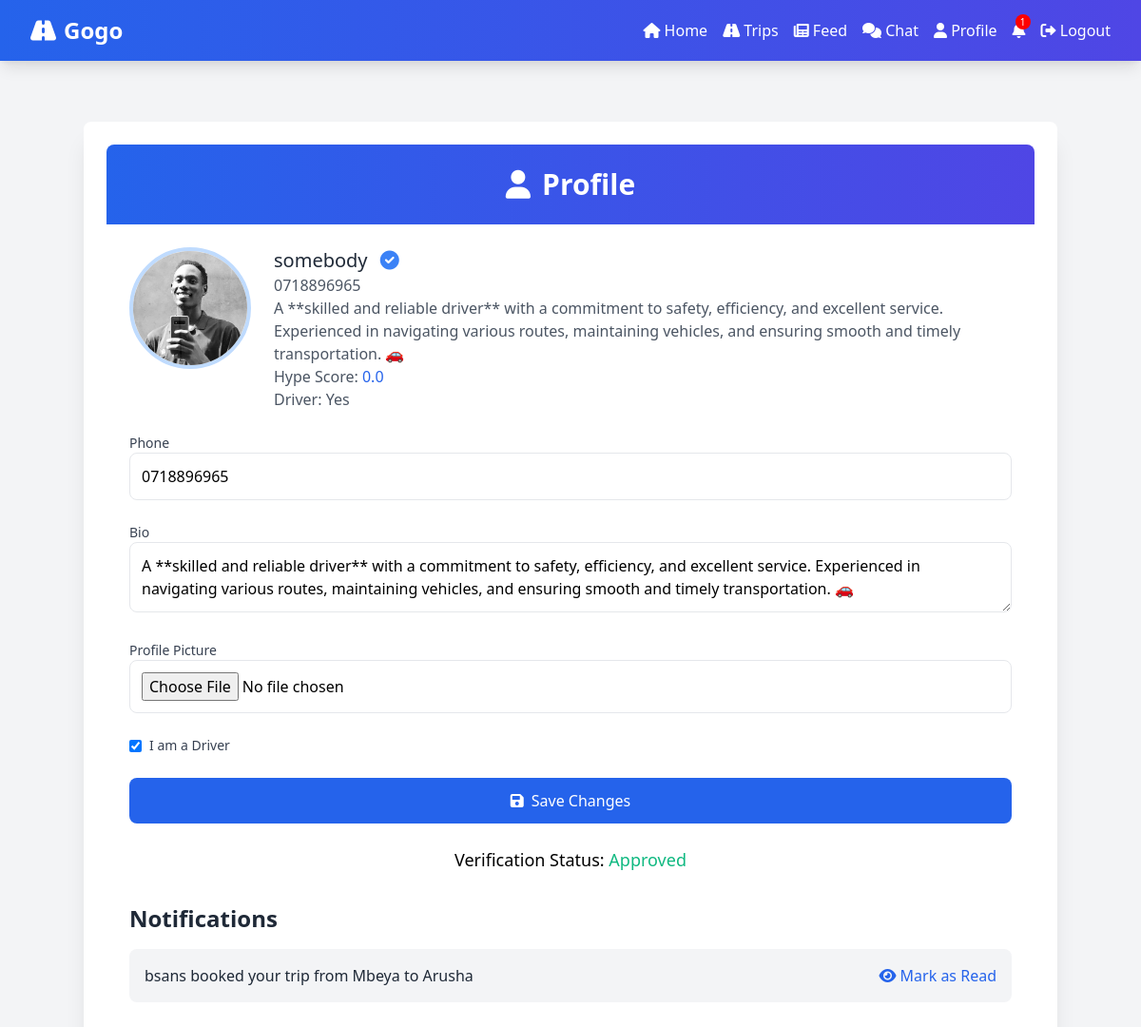
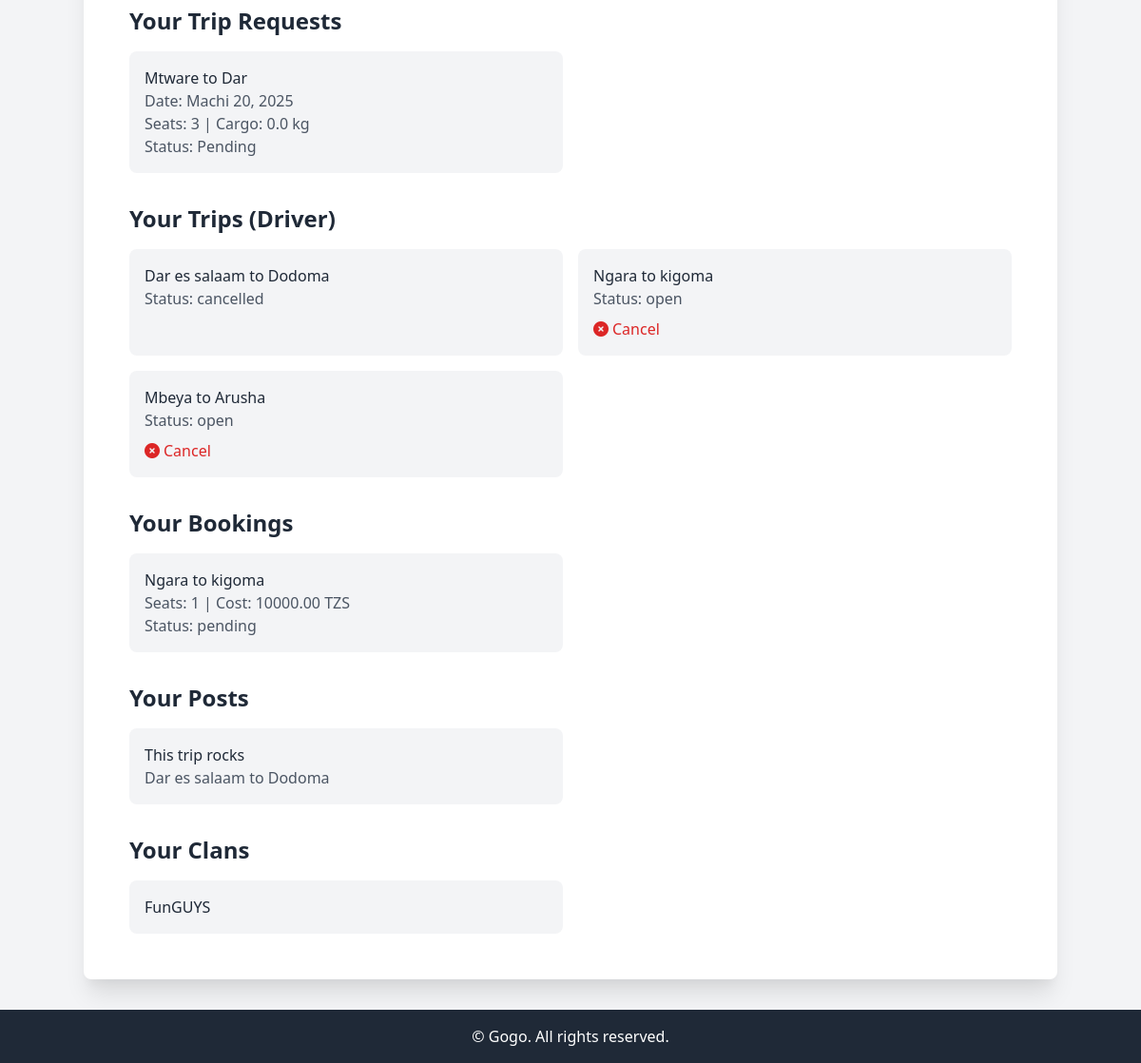
/profile/ (signed in), run on the app's committed database (2 pictures, top to bottom).
### core/models.py (models this page shows, shortened)
class Profile(models.Model):
    user = models.OneToOneField(User, on_delete=models.CASCADE)
    phone = models.CharField(max_length=15, blank=True)
    bio = models.TextField(blank=True)
    profile_pic = models.ImageField(upload_to='profile_pics/', default='default.jpg')
    is_driver = models.BooleanField(default=False)
    verified = models.BooleanField(default=False)
    hype_score = models.FloatField(default=0.0)

class VerificationRequest(models.Model):
    USER_TYPES = [('passenger', 'Passenger'), ('driver', 'Driver')]
    user = models.ForeignKey(User, on_delete=models.CASCADE)
    user_type = models.CharField(max_length=20, choices=USER_TYPES, default='passenger')
    nida_doc = models.FileField(upload_to='verification_docs/', validators=[FileExtensionValidator(['pdf', 'jpg', 'jpeg', 'png'])])
    license_doc = models.FileField(upload_to='verification_docs/', null=True, blank=True, validators=[FileExtensionValidator(['pdf', 'jpg', 'jpeg', 'png'])])
    status = models.CharField(max_length=20, choices=[('pending', 'Pending'), ('approved', 'Approved'), ('rejected', 'Rejected')], default='pending')
    comments = models.TextField(blank=True)
    submitted_at = models.DateTimeField(auto_now_add=True)

class Notification(models.Model):
    user = models.ForeignKey(User, on_delete=models.CASCADE)
    message = models.TextField()
    read = models.BooleanField(default=False)
    created_at = models.DateTimeField(auto_now_add=True)

class TripRequest(models.Model):
    passenger = models.ForeignKey(User, on_delete=models.CASCADE, related_name='trip_requests')
    start = models.CharField(max_length=100)
    end = models.CharField(max_length=100)
    preferred_date = models.DateField()
    seats_needed = models.PositiveIntegerField()
    cargo_weight = models.FloatField(default=0.0)
    status = models.CharField(max_length=20, choices=[('pending', 'Pending'), ('fulfilled', 'Fulfilled'), ('cancelled', 'Cancelled')], default='pending')
    trip = models.ForeignKey(Trip, on_delete=models.SET_NULL, null=True, blank=True)

class Trip(models.Model):
    driver = models.ForeignKey(Profile, on_delete=models.CASCADE, related_name='trips')
    start = models.CharField(max_length=100)
    end = models.CharField(max_length=100)
    seats = models.PositiveIntegerField()
    cargo_capacity = models.FloatField(default=0.0)
    price_per_seat = models.DecimalField(max_digits=10, decimal_places=2)
    price_per_kg = models.DecimalField(max_digits=10, decimal_places=2)
    departure = models.DateTimeField()
    auction_mode = models.BooleanField(default=False)
    status = models.CharField(max_length=20, choices=[('open', 'Open'), ('completed', 'Completed'), ('cancelled', 'Cancelled')], default='open')

class Booking(models.Model):
    passenger = models.ForeignKey(User, on_delete=models.CASCADE, related_name='bookings')
    trip = models.ForeignKey(Trip, on_delete=models.CASCADE, related_name='bookings')
    seats = models.PositiveIntegerField()
    cargo_weight = models.FloatField(default=0.0)
    bid = models.DecimalField(max_digits=10, decimal_places=2, null=True, blank=True)
    total_cost = models.DecimalField(max_digits=10, decimal_places=2)
    status = models.CharField(max_length=20, choices=[('pending', 'Pending'), ('confirmed', 'Confirmed'), ('completed', 'Completed'), ('cancelled', 'Cancelled')], default='pending')

class Post(models.Model):
    user = models.ForeignKey(User, on_delete=models.CASCADE, related_name='posts')
    content = models.TextField()
    image = models.ImageField(upload_to='post_images/', null=True, blank=True)
    video = models.FileField(upload_to='post_videos/', null=True, blank=True)
    trip = models.ForeignKey(Trip, on_delete=models.SET_NULL, null=True, blank=True)
    created_at = models.DateTimeField(auto_now_add=True)

class Clan(models.Model):
    name = models.CharField(max_length=100, unique=True)
    members = models.ManyToManyField(User, related_name='clans')

### core/views.py (the view, shortened to what this page needs)
# urls.py: path('profile/', views.profile, name='profile'),
@login_required
def profile(request):
    profile = request.user.profile
    verification_request = VerificationRequest.objects.filter(user=request.user).first()
    trip_requests = TripRequest.objects.filter(passenger=request.user)
    trips = Trip.objects.filter(driver=profile)
    bookings = Booking.objects.filter(passenger=request.user)
    posts = Post.objects.filter(user=request.user)
    clans = Clan.objects.filter(members=request.user)
    context = {
        'profile': profile,
        'verification_request': verification_request,
        'trip_requests': trip_requests,
        'trips': trips,
        'bookings': bookings,
        'posts': posts,
        'clans': clans,
        'notifications': get_notifications(request.user),
    }
    return render(request, 'core/profile.html', context)

### core/views.py (called while the page is built)
def get_notifications(user):
    return Notification.objects.filter(user=user, read=False).order_by('-created_at')

### core/templates/core/profile.html (shortened to what this page needs)
{% extends 'core/base.html' %}
{% block content %}
<div class="max-w-3xl mx-auto mt-12 p-6 bg-white rounded-lg shadow-xl sm:max-w-4xl md:max-w-5xl">
    <header class="text-center py-6 bg-gradient-to-r from-blue-600 to-indigo-600 text-white rounded-t-lg animate-fadeIn">
        <h2 class="text-2xl sm:text-3xl font-semibold"><i class="fas fa-user mr-3"></i>Profile</h2>
    </header>
    <div class="p-6">
        <div class="flex flex-col sm:flex-row items-center sm:items-start space-y-4 sm:space-y-0 sm:space-x-6">
            <img src="{{ profile.profile_pic.url }}" alt="Profile Pic" class="w-32 h-32 rounded-full border-4 border-blue-200">
            <div class="text-center sm:text-left">
                <p class="text-xl font-medium text-gray-800">{{ user.username }}
                    {% if profile.verified %}
                        <i class="fas fa-check-circle {% if profile.is_driver %}text-blue-500{% else %}text-green-500{% endif %} ml-2"></i>
                    {% endif %}
                </p>
                <p class="text-gray-600">{{ profile.phone }}</p>
                <p class="text-gray-600">{{ profile.bio|default:"No bio yet" }}</p>
                <p class="text-gray-600">Hype Score: <span class="font-medium text-blue-600">{{ profile.hype_score|floatformat:1 }}</span></p>
                <p class="text-gray-600">Driver: <span class="font-medium">{{ profile.is_driver|yesno:"Yes,No" }}</span></p>
            </div>
        </div>
        <form method="post" enctype="multipart/form-data" class="space-y-6 mt-6">
            <div>
                <label class="block text-sm font-medium text-gray-700">Phone</label>
                <input name="phone" value="{{ profile.phone }}" class="w-full p-3 border rounded-lg focus:outline-none focus:ring-2 focus:ring-blue-600" required>
            </div>
            <div>
                <label class="block text-sm font-medium text-gray-700">Bio</label>
                <textarea name="bio" class="w-full p-3 border rounded-lg focus:outline-none focus:ring-2 focus:ring-blue-600">{{ profile.bio }}</textarea>
            </div>
            <div>
                <label class="block text-sm font-medium text-gray-700">Profile Picture</label>
                <input type="file" name="profile_pic" accept="image/*" class="w-full p-3 border rounded-lg">
            </div>
            <label class="flex items-center text-sm font-medium text-gray-700">
                <input type="checkbox" name="is_driver" {% if profile.is_driver %}checked{% endif %} class="mr-2">
                I am a Driver
            </label>
            <button type="submit" class="btn-primary w-full py-3 hover:bg-blue-700 transition duration-300">
                <i class="fas fa-save mr-2"></i>Save Changes
            </button>
        </form>
        {% if verification_request %}
            <div class="mt-6 text-center">
                <p class="text-lg">Verification Status: <span class="font-medium {{ verification_request.status|lower }}">{{ verification_request.status|title }}</span></p>
            </div>
        {% endif %}
        <h3 class="text-xl sm:text-2xl font-semibold mt-8 mb-4 text-gray-800">Notifications</h3>
        <div class="space-y-4 max-h-96 overflow-y-auto">
            {% for notification in notifications %}
                <div class="bg-gray-100 p-4 rounded-lg flex justify-between items-center hover:bg-gray-200 transition duration-300 fade-in-notification" data-index="{{ forloop.counter0 }}">
                    <p class="text-gray-800">{{ notification.message }}</p>
                    <a href="{% url 'core:mark_notification_read' notification.id %}" class="text-blue-600 hover:underline"><i class="fas fa-eye mr-1"></i>Mark as Read</a>
                </div>
            {% empty %}
                <p class="text-gray-600 text-center">No notifications.</p>
            {% endfor %}
        </div>
        <h3 class="text-xl sm:text-2xl font-semibold mt-8 mb-4 text-gray-800">Your Trip Requests</h3>
        <div class="grid grid-cols-1 sm:grid-cols-2 gap-4">
            {% for request in trip_requests %}
                <div class="bg-gray-100 p-4 rounded-lg hover:shadow-md transition duration-300">
                    <p class="text-gray-800">{{ request.start }} to {{ request.end }}</p>
                    <p class="text-gray-600">Date: {{ request.preferred_date }}</p>
                    <p class="text-gray-600">Seats: {{ request.seats_needed }} | Cargo: {{ request.cargo_weight }} kg</p>
                    <p class="text-gray-600">Status: {{ request.status|title }}</p>
                </div>
            {% empty %}
                <p class="text-gray-600 text-center col-span-full">No trip requests.</p>
            {% endfor %}
        </div>
        <h3 class="text-xl sm:text-2xl font-semibold mt-8 mb-4 text-gray-800">Your Trips (Driver)</h3>
        <div class="grid grid-cols-1 sm:grid-cols-2 gap-4">
            {% for trip in trips %}
                <div class="bg-gray-100 p-4 rounded-lg hover:shadow-md transition duration-300">
                    <p class="text-gray-800">{{ trip.start }} to {{ trip.end }}</p>
                    <p class="text-gray-600">Status: {{ trip.status }}</p>
                    {% if trip.status == 'open' %}
                        <a href="{% url 'core:cancel_trip' trip.id %}" class="text-red-600 hover:underline mt-2 inline-block">
                            <i class="fas fa-times-circle mr-1"></i>Cancel
                        </a>
                    {% endif %}
                </div>
            {% empty %}
                <p class="text-gray-600 text-center col-span-full">No trips.</p>
            {% endfor %}
        </div>
        <h3 class="text-xl sm:text-2xl font-semibold mt-8 mb-4 text-gray-800">Your Bookings</h3>
        <div class="grid grid-cols-1 sm:grid-cols-2 gap-4">
            {% for booking in bookings %}
                <div class="bg-gray-100 p-4 rounded-lg hover:shadow-md transition duration-300">
                    <p class="text-gray-800">{{ booking.trip.start }} to {{ booking.trip.end }}</p>
                    <p class="text-gray-600">Seats: {{ booking.seats }} | Cost: {{ booking.total_cost }} TZS</p>
                    <p class="text-gray-600">Status: {{ booking.status }}</p>
                </div>
            {% empty %}
                <p class="text-gray-600 text-center col-span-full">No bookings.</p>
            {% endfor %}
        </div>
        <h3 class="text-xl sm:text-2xl font-semibold mt-8 mb-4 text-gray-800">Your Posts</h3>
        <div class="grid grid-cols-1 sm:grid-cols-2 gap-4">
            {% for post in posts %}
                <div class="bg-gray-100 p-4 rounded-lg hover:shadow-md transition duration-300">
                    <p class="text-gray-800">{{ post.content }}</p>
                    <p class="text-gray-600">{{ post.trip.start }} to {{ post.trip.end|default:"N/A" }}</p>
                </div>
            {% empty %}
                <p class="text-gray-600 text-center col-span-full">No posts.</p>
            {% endfor %}
        </div>
        <h3 class="text-xl sm:text-2xl font-semibold mt-8 mb-4 text-gray-800">Your Clans</h3>
        <div class="grid grid-cols-1 sm:grid-cols-2 gap-4">
            {% for clan in clans %}
                <div class="bg-gray-100 p-4 rounded-lg hover:shadow-md transition duration-300">
                    <p class="text-gray-800">{{ clan.name }}</p>
                </div>
            {% empty %}
                <p class="text-gray-600 text-center col-span-full">No clans.</p>
            {% endfor %}
        </div>
    </div>
</div>
{% endblock %}

### core/templates/core/base.html (shortened to what this page needs)
<!DOCTYPE html>
<html lang="en">
<head>
    <link href="https://cdn.jsdelivr.net/npm/tailwindcss@2.2.19/dist/tailwind.min.css" rel="stylesheet">
    <link rel="stylesheet" href="https://cdnjs.cloudflare.com/ajax/libs/font-awesome/6.0.0-beta3/css/all.min.css">
</head>
<body class="bg-gray-100 font-sans">
    <nav class="bg-gradient-to-r from-blue-600 to-indigo-600 text-white shadow-lg fixed w-full top-0 z-50">
        <div class="max-w-7xl mx-auto px-4 sm:px-6 lg:px-8">
            <div class="flex justify-between h-16">
                <div class="flex items-center">
                    <a href="{% url 'core:home' %}" class="text-2xl font-bold"><i class="fas fa-road mr-2"></i>Gogo</a>
                </div>
                <div class="hidden md:flex items-center space-x-4">
                    {% if user.is_authenticated %}
                        <a href="{% url 'core:home' %}" class="hover:text-gray-200"><i class="fas fa-home"></i> Home</a>
                        <div class="relative dropdown">
                            <a href="#" class="hover:text-gray-200"><i class="fas fa-road"></i> Trips</a>
                        </div>
                        <a href="{% url 'core:feed' %}" class="hover:text-gray-200"><i class="fas fa-newspaper"></i> Feed</a>
                        <a href="{% url 'core:chat' %}" class="hover:text-gray-200"><i class="fas fa-comments"></i> Chat</a>
                        <a href="{% url 'core:profile' %}" class="hover:text-gray-200"><i class="fas fa-user"></i> Profile</a>
                        <div class="notification-bell">
                            <a href="{% url 'core:profile' %}" class="hover:text-gray-200"><i class="fas fa-bell"></i></a>
                            {% if notifications.count > 0 %}
                                <span class="notification-count">{{ notifications.count }}</span>
                            {% endif %}
                        </div>
                        <a href="{% url 'core:logout' %}" class="hover:text-gray-200"><i class="fas fa-sign-out-alt"></i> Logout</a>
                    {% else %}
                        <a href="{% url 'core:login' %}" class="hover:text-gray-200"><i class="fas fa-sign-in-alt"></i> Login</a>
                        <a href="{% url 'core:register' %}" class="hover:text-gray-200"><i class="fas fa-user-plus"></i> Register</a>
                    {% endif %}
                </div>
            </div>
        </div>
    </nav>
    <main class="min-h-screen pt-20 pb-8">
        {% block content %}{% endblock %}
    </main>
    <footer class="bg-gray-800 text-white text-center py-4">
        <p>© {{ 'now'|date:'Y' }} Gogo. All rights reserved.</p>
    </footer>
</body>
</html>

### core/templates/core/base.html (style rules this page uses)
.btn-primary { background-color: #2563eb; color: white; border-radius: 0.5rem; }
.animate-fadeIn { animation: fadeIn 0.5s ease-in; }
.notification-bell { position: relative; }
.notification-count { position: absolute; top: -5px; right: -5px; background: red; color: white; border-radius: 50%; width: 16px; height: 16px; font-size: 10px; text-align: center; line-height: 16px; }

### core/templates/core/profile.html (style rules this page uses)
.fade-in-notification { animation: fadeIn 0.5s ease-in forwards; }
.approved { color: #10b981; }

### data on the page
Profile: profile_pic (picture), phone "0718896965", bio "A **skilled and reliable driver** with a commitment to safety, efficiency, and excellent service. Experienced in navigating various routes, maintaining vehicles, and ensuring smooth and timely transportation. 🚗", hype_score "0.0", is_driver "Yes", is_driver "☑"
VerificationRequest: status "Approved"
Notification: message "bsans booked your trip from Mbeya to Arusha"
TripRequest: start "Mtware", end "Dar", preferred_date "Machi 20, 2025", seats_needed "3", cargo_weight "0.0", status "Pending"
Trip: start "Dar es salaam", end "Dodoma", status "cancelled"
Trip: start "Ngara", end "kigoma", status "open", shows "Cancel"
Trip: start "Mbeya", end "Arusha", status "open", shows "Cancel"
Booking: trip.start "Ngara", trip.end "kigoma", seats "1", total_cost "10000.00", status "pending"
Post: content "This trip rocks", trip.start "Dar es salaam", trip.end "Dodoma"
Clan: name "FunGUYS"

### other printed values
{{ notifications.count }} "1"
{{ user.username }} "somebody"
